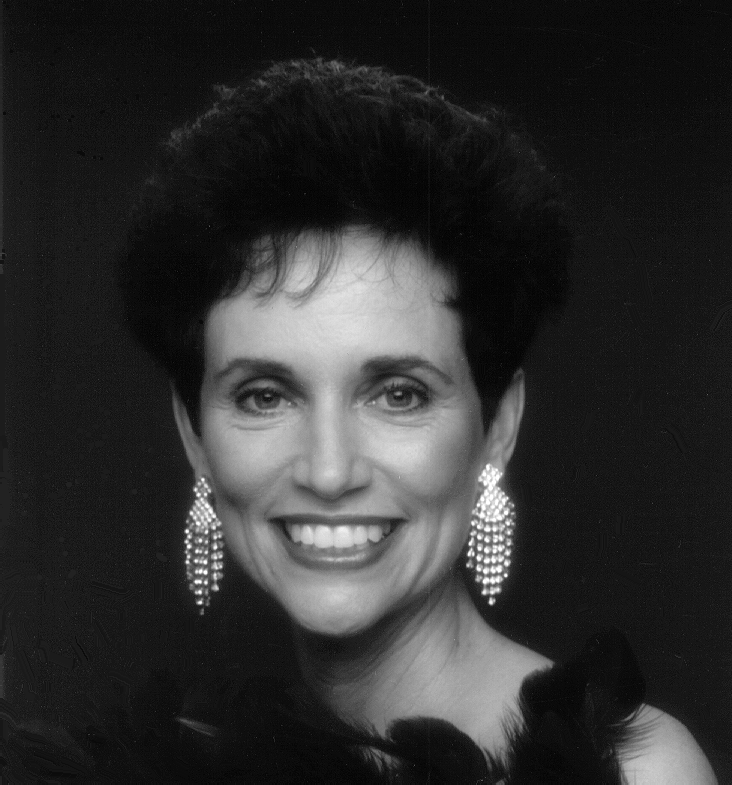
#> input picture original_image/Fig0450(a)(woman_original).tif, 732 x 785 px
$ python '低通滤波女人例子·1.py'
#> lines starting #> are read from the running program, lines starting #| are printed output that depends on the picture
import numpy as np
import imageio.v2 as imageio
import matplotlib
matplotlib.use('Agg')
import matplotlib.pyplot as plt
import os


def pad_image_for_dft(image, padding_mode='reflect'):
    """
    Pads the image to a size suitable for DFT (e.g., 2*M x 2*N)
    """
    M, N = image.shape
    P, Q = 2 * M, 2 * N

    # Calculate padding amounts
    pad_h = P - M
    pad_w = Q - N

    # Pad the image using specified mode
    padded_image = np.pad(image, ((0, pad_h), (0, pad_w)), mode=padding_mode)

    return padded_image, (M, N)  # Return padded image and original shape


def create_gaussian_lowpass_filter(shape, D0):
    """
    Creates a Gaussian Lowpass Filter (GLPF) in the frequency domain.
    H(u,v) = exp(-D(u,v)^2 / (2*D0^2)).

    Args:
        shape (tuple): (P, Q) dimensions of the frequency domain.
        D0 (float): Cutoff frequency (standard deviation of the Gaussian).

    Returns:
        np.array: The GLPF filter mask.
    """
    P, Q = shape
    H = np.zeros((P, Q), dtype=float)

    # Center of the frequency rectangle
    center_u, center_v = P / 2, Q / 2

    # Create a grid of distances from the center
    u_coords = np.arange(P) - center_u
    v_coords = np.arange(Q) - center_v
    U, V = np.meshgrid(u_coords, v_coords, indexing='ij')
    D_uv_squared = U ** 2 + V ** 2

    # Apply GLPF formula
    if D0 == 0:
        H = np.ones(shape, dtype=float)  # Pass all frequencies if D0 is 0
    else:
        H = np.exp(-D_uv_squared / (2 * D0 ** 2))

    return H


if __name__ == "__main__":
    # Define input and output directories
    input_dir = "original_image"  # Folder where your original image is located
    output_dir = "output_image"
    os.makedirs(output_dir, exist_ok=True)  # Create output directory if it doesn't exist

    # Image filename to process (Assuming Fig0449(a) is named this)
    image_filename = "Fig0450(a)(woman_original).tif"
    image_path = os.path.join(input_dir, image_filename)
    base_name = os.path.splitext(image_filename)[0]

    print(f"\nProcessing image: {image_filename}")

    # 1. Read and convert image to 8-bit grayscale
    try:
        original_image = imageio.imread(image_path)
#> original_image is the input picture: shape (785, 732); min 0, max 255, mean 46.4
        print(f"Successfully loaded and converted '{image_filename}' to 8-bit grayscale.")
    except FileNotFoundError:
        print(f"Error: Image file '{image_path}' not found.")
        print("Please ensure the image file is in the 'original_image' directory or provide the full path.")
        print("Creating a random 8-bit grayscale image for demonstration.")
        original_image = np.random.randint(0, 256, size=(785, 732), dtype=np.uint8)  # Demo size
    except ValueError as e:
        print(f"Error processing '{image_filename}': {e}")
        print("Creating a random 8-bit grayscale image for demonstration.")
        original_image = np.random.randint(0, 256, size=(785, 732), dtype=np.uint8)  # Demo size

    # Store original image shape for cropping later
    original_M, original_N = original_image.shape
#> original_M = 785; original_N = 732

    # 2. Pad the image for DFT using 'reflect' mode
    padded_image, _ = pad_image_for_dft(original_image, padding_mode='reflect')
#> in pad_image_for_dft, `padded_image = np.pad(image, ((0, pad_h), (0, pad_w)), mode=padding_mo..`:
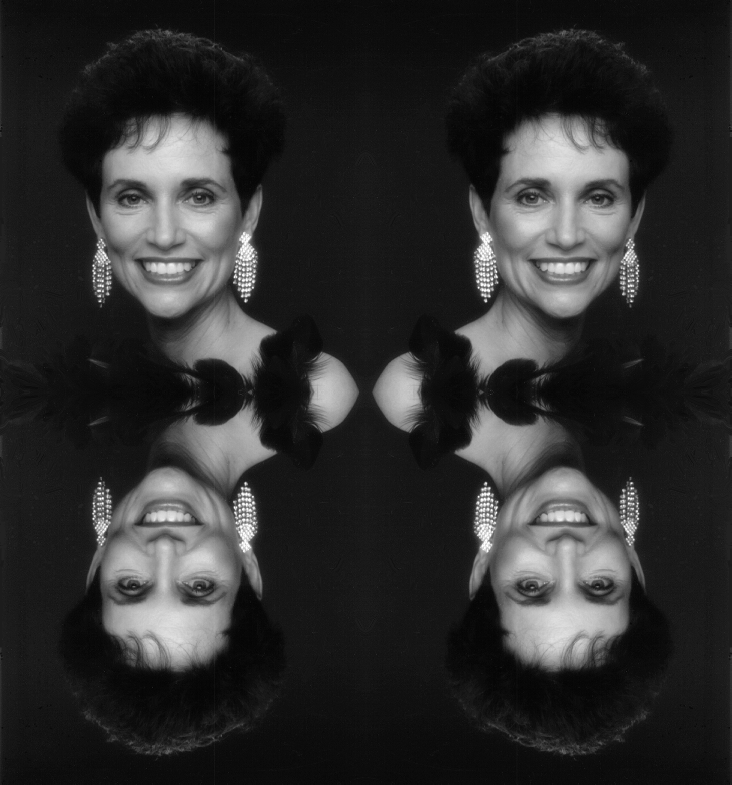
#> padded_image: shape (1570, 1464) (shown at 1/2 size); min 0, max 255, mean 46.4
    P, Q = padded_image.shape
#> P = 1570; Q = 1464
    print(f"Image padded from {original_M}x{original_N} to {P}x{Q} using 'reflect' mode.")
#| Image padded from 785x732 to 1570x1464 using 'reflect' mode.

    # 3. Compute 2D DFT and center it
    dft_original = np.fft.fft2(padded_image.astype(float))
    centered_dft = np.fft.fftshift(dft_original)
    print("Computed and centered DFT.")

    # Define cutoff frequencies D0 as per textbook (D0=150 for (b), D0=130 for (c))
    D0_values = [150, 130]
    filtered_images = {}

    # 4. Apply GLPF for each D0
    for D0 in D0_values:
        print(f"Applying Gaussian Lowpass Filter with D0 = {D0}...")

        # Create GLPF mask
        H = create_gaussian_lowpass_filter((P, Q), D0)

        # Apply filter in frequency domain
        filtered_dft = centered_dft * H

        # Compute inverse DFT and shift back
        idft_shifted = np.fft.ifftshift(filtered_dft)
        filtered_image_complex = np.fft.ifft2(idft_shifted)

        # Take the real part and crop to original size
        filtered_image = np.real(filtered_image_complex)[0:original_M, 0:original_N]

        # Scale to 0-255 and convert to uint8
        filtered_image = np.clip(filtered_image, 0, 255).astype(np.uint8)
        filtered_images[D0] = filtered_image
        print(f"Finished GLPF with D0={D0}.")
#> after the loop, filtered_images = 2 items

    # --- Visualization (Matching Fig 4.49(a) to (c)) ---
    plt.figure(figsize=(18, 6))  # Adjust figure size for 1x3 layout
    plt.suptitle(f'Image Beautification using GLPF for {image_filename}', fontsize=16)

    # Subplot 1: Original Image (Fig 4.49(a))
    plt.subplot(1, 3, 1)
    plt.imshow(original_image, cmap='gray', vmin=0, vmax=255)
    plt.title('a) Original Image')
    plt.axis('off')

    # Subplot 2: Filtered Image with D0=150 (Fig 4.49(b))
    plt.subplot(1, 3, 2)
    plt.imshow(filtered_images[150], cmap='gray', vmin=0, vmax=255)
    plt.title(f'b) GLPF Filtered (D0=150)')
    plt.axis('off')

    # Subplot 3: Filtered Image with D0=130 (Fig 4.49(c))
    plt.subplot(1, 3, 3)
    plt.imshow(filtered_images[130], cmap='gray', vmin=0, vmax=255)
    plt.title(f'c) GLPF Filtered (D0=130)')
    plt.axis('off')

    plt.tight_layout(rect=[0, 0.03, 1, 0.95])  # Adjust layout to prevent title overlap

    # --- Save Visualization and Individual Images ---
    # Save the combined visualization figure
    combined_output_path = os.path.join(output_dir, f"{base_name}_glpf_beautification_results.png")
    plt.savefig(combined_output_path, bbox_inches='tight')
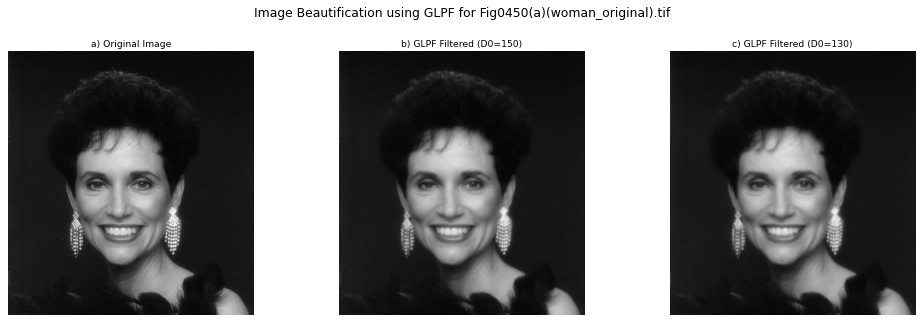
#> figure drawn by matplotlib, 3 panels
    print(f"Combined visualization saved to: {combined_output_path}")
    plt.close()  # Close the plot to free memory

    # Save individual filtered images
    for D0, img in filtered_images.items():
        filtered_image_path = os.path.join(output_dir, f"{base_name}_glpf_D0_{D0}.tif")
        imageio.imwrite(filtered_image_path, img)
        print(f"GLPF filtered image (D0={D0}) saved to: {filtered_image_path}")
#> this loop made 2 passes
#> D0 on passes 1 to 2: 150, 130
#| GLPF filtered image (D0=150) saved to: output_image/Fig0450(a)(woman_original)_glpf_D0_150.tif
#| GLPF filtered image (D0=130) saved to: output_image/Fig0450(a)(woman_original)_glpf_D0_130.tif

    print("\nImage processing complete.")
